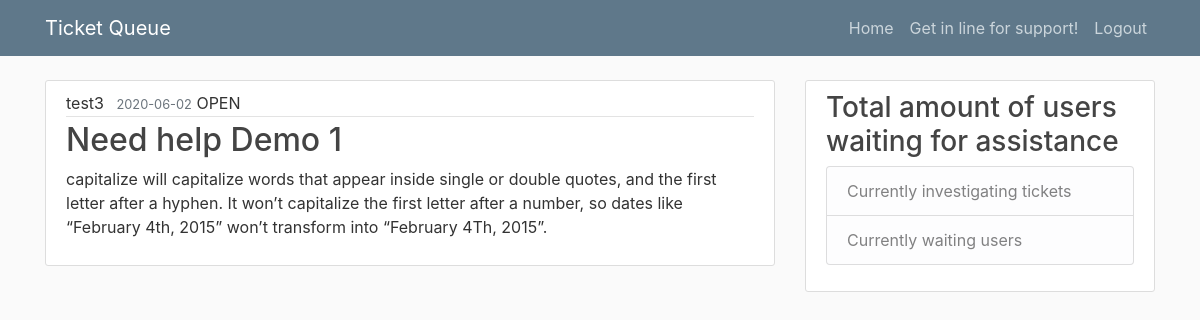
Before: /user_search_ticket/1 (signed in) with the older database file.
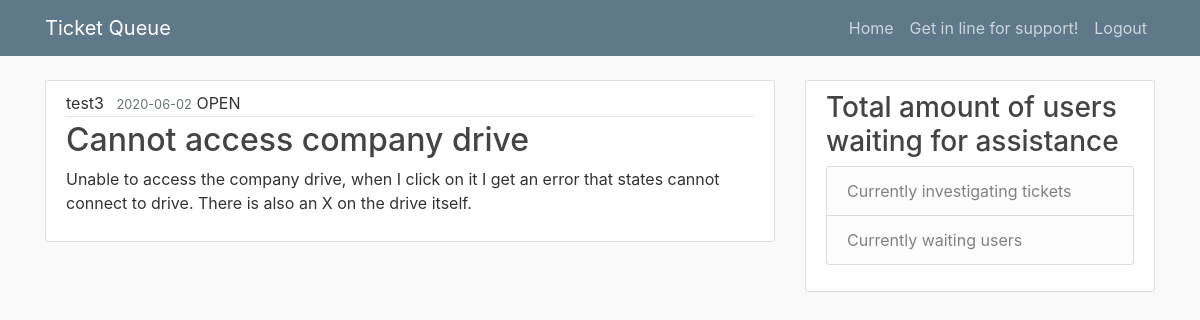
After: the same page with the newer database file.
### helpdeskqueue/models.py (models this page shows)
class Post(db.Model):
    id = db.Column(db.Integer, primary_key = True)
    title = db.Column(db.String(100), nullable = False)
    date_posted = db.Column(db.DateTime, nullable = False, default = datetime.utcnow)
    content = db.Column(db.Text, nullable = False)
    category = db.Column(db.Text, nullable = False)
    status = db.Column(db.Text, nullable = False)
    user_id = db.Column(db.Integer, db.ForeignKey('user.id'), nullable = False)
    notes = db.Column(db.String, nullable = True)
    assisted_by = db.Column(db.String, nullable = True)
    def __repr__(self):
        return f"Post('{self.title}','{self.date_posted}, {self.status}')"

### helpdeskqueue/routes.py (the view)
@app.route("/user_search_ticket/<int:post_id>", methods = ['GET', 'POST'])
@login_required
def user_search_ticket(post_id):
    print("##########################################", post_id)
    form = QueueForm()
    post = Post.query.get(post_id)
    print("##############################################################",post)
    return render_template('user_search_ticket.html', post = post, admin = admin, status = status, form = form)

### helpdeskqueue/models.py (called while the page is built)
@login_manager.user_loader
def load_user(user_id):
    return User.query.get(int(user_id))

### helpdeskqueue/templates/user_search_ticket.html
{% extends 'layout.html' %}
{% block content %}
    <article class="media content-section">
        <div class="media-body">
          <div class="article-metadata">
            <a class="mr-2" >{{ post.author.username }}</a>
            <small class="text-muted">{{ post.date_posted.strftime('%Y-%m-%d') }}</small>
            <a class = "uppercase">{{ post.status }}</a>
          </div>
          <h2 class = "article-title">{{ post.title }}</h2>
          <p class= "article-content">{{ post.content }}</p>
        </div>
      </article>
{% endblock content %}

Changed rows visible on the page:
changed Post "OPEN": title "Need help Demo 1" → "Cannot access company drive"; content "capitalize will capitalize words that appear inside single or double quotes, and the first letter after a hyphen. It won’t capitalize the first letter after a number, so dates like “February 4th, 2015” won’t transform into “February 4Th, 2015”." → "Unable to access the company drive, when I click on it I get an error that states cannot connect to drive. There is also an X on the drive itself."
